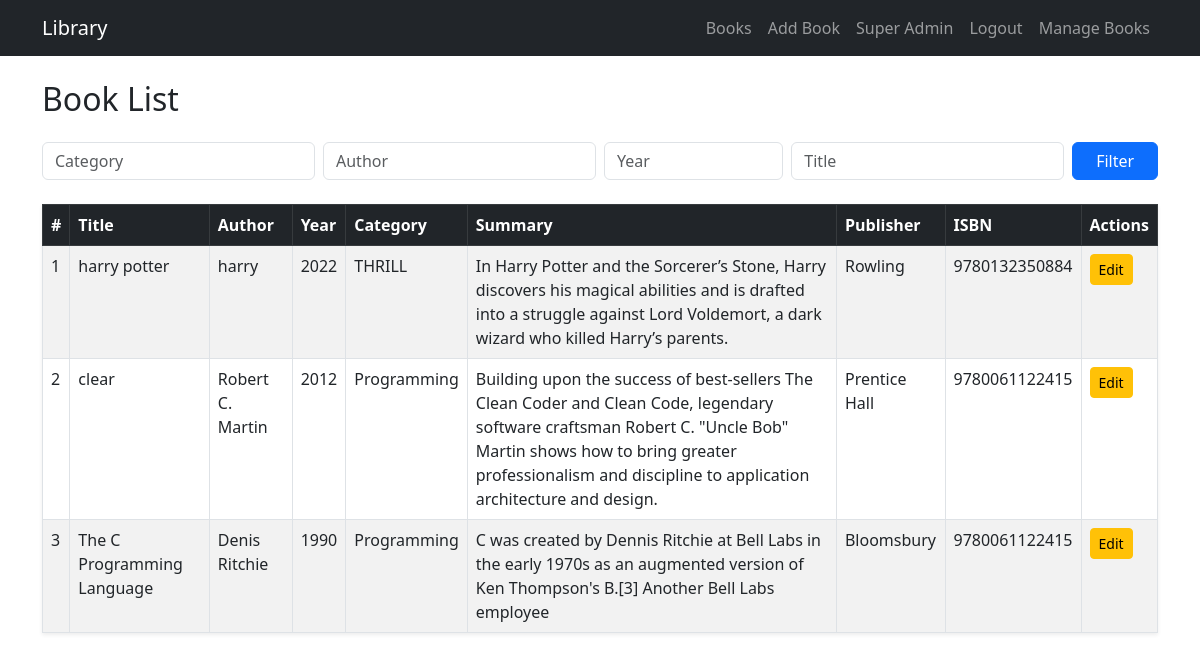
/books (signed in), run on the app's committed database.
### tables this page shows
CREATE TABLE books (
                    id INTEGER PRIMARY KEY AUTOINCREMENT,
                    title TEXT,
                    author TEXT,
                    year INTEGER,
                    category TEXT DEFAULT 'Unknown',
                    summary TEXT DEFAULT 'No summary',
                    publisher TEXT DEFAULT 'Unknown',
                    isbn TEXT DEFAULT 'N/A'
                );

### app.py (the view)
@app.route("/books")
def view_books():
    if not session.get("logged_in"):
        flash("Please login first!", "warning")
        return redirect(url_for("home"))
    category = request.args.get("category", "")
    author = request.args.get("author", "")
    year = request.args.get("year", "")
    title = request.args.get("title", "")
    conn = sqlite3.connect(DB_NAME)
    cur = conn.cursor()
    query = "SELECT * FROM books WHERE 1=1"
    params = []
    if category:
        query += " AND category LIKE ?"
        params.append(f"%{category}%")
    if author:
        query += " AND author LIKE ?"
        params.append(f"%{author}%")
    if year:
        query += " AND year=?"
        params.append(year)
    if title:
        query += " AND title LIKE ?"
        params.append(f"%{title}%")
    cur.execute(query, params)
    books = cur.fetchall()
    conn.close()
    return render_template("view_books.html", books=books, category=category, author=author, year=year, title=title)

### templates/view_books.html
{% extends 'base.html' %}
{% block content %}
<h2 class="mb-4">Book List</h2>
<form method="get" class="mb-4 row g-2">
    <div class="col-md-3">
        <input type="text" name="category" placeholder="Category" value="{{ category }}" class="form-control">
    </div>
    <div class="col-md-3">
        <input type="text" name="author" placeholder="Author" value="{{ author }}" class="form-control">
    </div>
    <div class="col-md-2">
        <input type="number" name="year" placeholder="Year" value="{{ year }}" class="form-control">
    </div>
    <div class="col-md-3">
        <input type="text" name="title" placeholder="Title" value="{{ title }}" class="form-control">
    </div>
    <div class="col-md-1">
        <button type="submit" class="btn btn-primary w-100">Filter</button>
    </div>
</form>
<table class="table table-striped table-bordered shadow-sm">
    <thead class="table-dark">
        <tr>
            <th>#</th>
            <th>Title</th>
            <th>Author</th>
            <th>Year</th>
            <th>Category</th>
            <th>Summary</th>
            <th>Publisher</th>
            <th>ISBN</th>
            <th>Actions</th>
        </tr>
    </thead>
    <tbody>
        {% for book in books %}
        <tr>
            <td>{{ loop.index }}</td>
            <td>{{ book[1] }}</td>
            <td>{{ book[2] }}</td>
            <td>{{ book[3] }}</td>
            <td>{{ book[4] }}</td>
            <td>{{ book[5] }}</td>
            <td>{{ book[6] }}</td>
            <td>{{ book[7] }}</td>
            <td>
                <a href="{{ url_for('edit_book', book_id=book[0]) }}" class="btn btn-sm btn-warning">Edit</a>
            </td>
        </tr>
        {% endfor %}
    </tbody>
</table>
{% endblock %}

### templates/base.html (shortened to what this page needs)
<!DOCTYPE html>
<html lang="en">
<head>
    <link href="https://cdn.jsdelivr.net/npm/bootstrap@5.3.0/dist/css/bootstrap.min.css" rel="stylesheet">
</head>
<body>
<nav class="navbar navbar-expand-lg navbar-dark bg-dark mb-4">
    <div class="container">
        <a class="navbar-brand" href="{{ url_for('home') }}">Library</a>
        <div class="collapse navbar-collapse">
            <ul class="navbar-nav ms-auto">
                {% if session.get('logged_in') %}
                    <li class="nav-item"><a class="nav-link" href="{{ url_for('view_books') }}">Books</a></li>
                    <li class="nav-item"><a class="nav-link" href="{{ url_for('add_book') }}">Add Book</a></li>
                    <li class="nav-item"><a class="nav-link" href="{{ url_for('super_admin') }}">Super Admin</a></li>
                    <li class="nav-item"><a class="nav-link" href="{{ url_for('logout') }}">Logout</a></li>
                    <li class="nav-item"><a class="nav-link" href="{{ url_for('super_admin') }}">Manage Books</a></li>
                {% else %}
                     <li class="nav-item"><a class="nav-link" href="{{ url_for('home') }}">Login</a></li>
                     <li class="nav-item"><a class="nav-link" href="{{ url_for('forgot') }}">Forgot Password</a></li>
                     <li class="nav-item"><a class="nav-link" href="{{ url_for('register') }}">Register</a></li>
                {% endif %}
            </ul>
        </div>
    </div>
</nav>
<div class="container">
    {% block content %}{% endblock %}
</div>
</body>
</html>

### data on the page
books: title "harry potter", author "harry", year "2022", category "THRILL", summary "In Harry Potter and the Sorcerer’s Stone, Harry discovers his magical abilities and is drafted into a struggle against Lord Voldemort, a dark wizard who killed Harry’s parents.", publisher "Rowling", isbn "9780132350884"
books: title "clear", author "Robert C. Martin", year "2012", category "Programming", summary "Building upon the success of best-sellers The Clean Coder and Clean Code, legendary software craftsman Robert C. \"Uncle Bob\" Martin shows how to bring greater professionalism and discipline to application architecture and design.", publisher "Prentice Hall", isbn "9780061122415"
books: title "The C Programming Language", author "Denis Ritchie", year "1990", category "Programming", summary "C was created by Dennis Ritchie at Bell Labs in the early 1970s as an augmented version of Ken Thompson's B.[3] Another Bell Labs employee", publisher "Bloomsbury", isbn "9780061122415"
